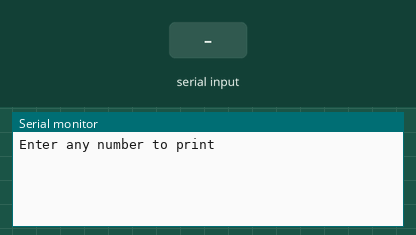
This sketch was run on a simulated Arduino Uno, built with avr-gcc and run on an emulated ATmega328P. Shown: the last lines printed to the serial monitor. The test bench sets the inputs (shaded band).

Above: at 1.2 s.
1.3 s: "90,45\n" received over Serial
At 2.1 s:
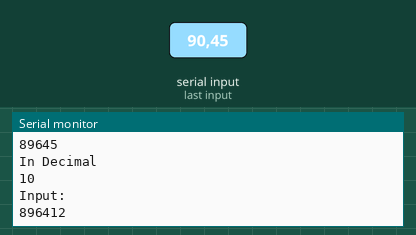
2.8 s: "30,150\n" received over Serial
At 4.5 s:
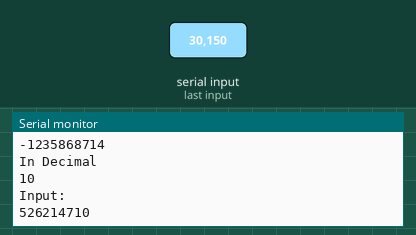
Timing chart, 0 to 6.0 s (numbered marks = the images above; inputs shaded):
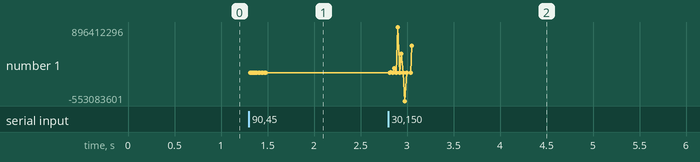

Measured:
- after the input at 1.3 s, the serial monitor: prints a new line at once (image 1)
- after the input at 2.8 s, the serial monitor: prints a new line at once (image 2)
- plotted number 1: 896412 → 526214710 after the input at 2.8 s

The sketch:

SoftSerial_Parsed.ino
```cpp
int i;
long p;
long n=0;
void setup() {
  Serial.begin(9600);
  Serial.println("Enter any number to print");
  Serial.setTimeout(10);
}

void loop() {
  while(Serial.available()==0){}
  /*Serial.println("After parsed");
  p = Serial.parseInt();
  Serial.println(p);*/   //prints parsed, not seperately.

  i = Serial.read();
  Serial.println("In Decimal");
  Serial.println(i);  //prints decimal of inserted ASCII code.

  n = n*10+ (i-48);
  Serial.println("Input:\t");
  Serial.println(n);  //prints accurate number.
}
```
